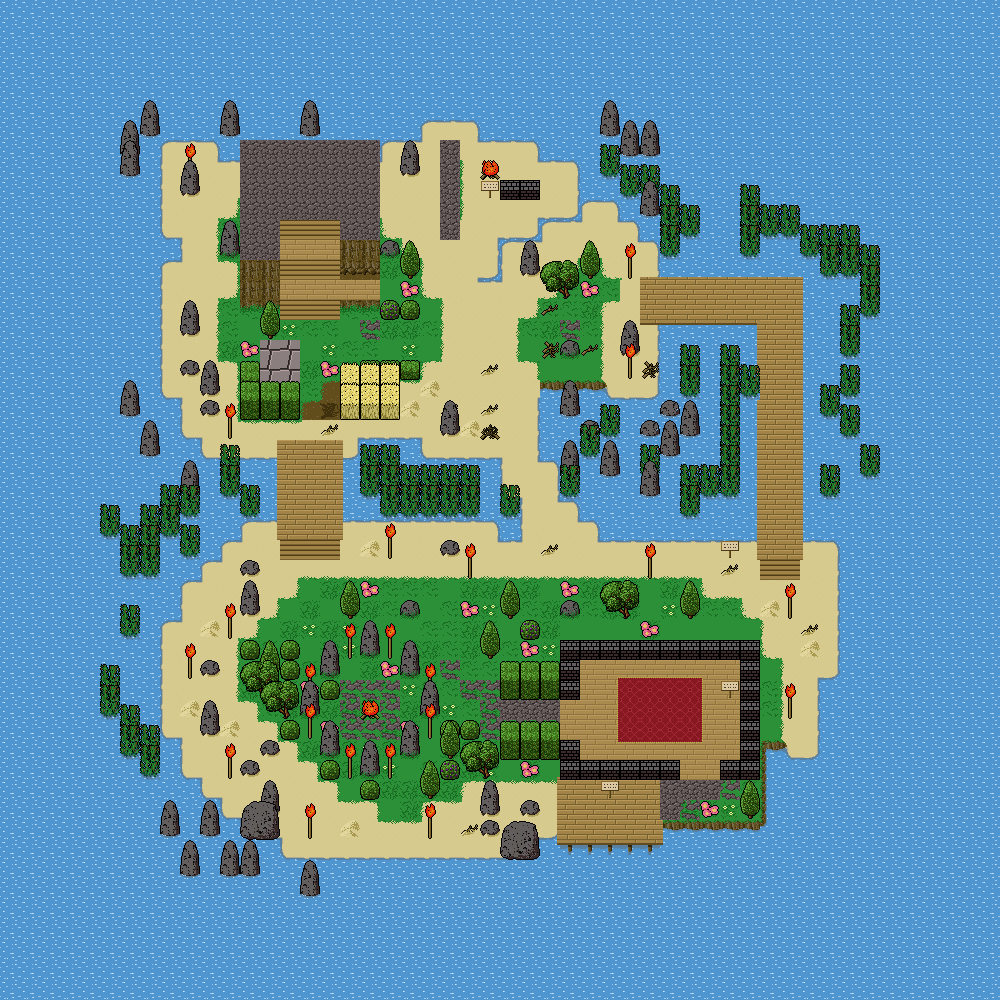

This is a level from a 2D game, rendered from its Tiled map with the project's own tilesets. A one-line summary and the map file follow, with tile-layer data summarised:
An orthogonal 50x50 tile map with 20x20 px tiles, 6 tile layers (0_floor, 1_Details, 2_Objects, 0_floor, ...), 5 tilesets.

<map version="1.9" tiledversion="1.9.2" orientation="orthogonal" renderorder="right-down" width="50" height="50" tilewidth="20" tileheight="20" infinite="0" nextlayerid="11" nextobjectid="1">
 <tileset firstgid="1" source="../tilesets/floor.tsx" />
 <tileset firstgid="451" source="../tilesets/details.tsx" />
 <tileset firstgid="676" source="../tilesets/objects.tsx" />
 <tileset firstgid="901" source="../tilesets/objects_1x2.tsx" />
 <tileset firstgid="1006" source="../tilesets/objects_2x2.tsx" />
 <group id="2" name="0_level">
  <layer id="1" name="0_floor" width="50" height="50">
   <data>[2500 cells, 2500 non-empty, 48 distinct tile ids]</data>
  </layer>
  <layer id="9" name="1_Details" width="50" height="50">
   <data>[2500 cells, 226 non-empty, 26 distinct tile ids]</data>
  </layer>
  <layer id="10" name="2_Objects" width="50" height="50">
   <data>[2500 cells, 243 non-empty, 21 distinct tile ids]</data>
  </layer>
 </group>
 <group id="3" name="1_level">
  <layer id="4" name="0_floor" width="50" height="50">
   <data>[2500 cells, 42 non-empty, 5 distinct tile ids]</data>
  </layer>
 </group>
 <group id="5" name="2_level">
  <layer id="6" name="0_floor" width="50" height="50">
   <data>[2500 cells, 37 non-empty, 4 distinct tile ids]</data>
  </layer>
 </group>
 <group id="7" name="3_level">
  <layer id="8" name="0_floor" width="50" height="50">
   <data>[2500 cells, 34 non-empty, 1 distinct tile ids]</data>
  </layer>
 </group>
</map>
